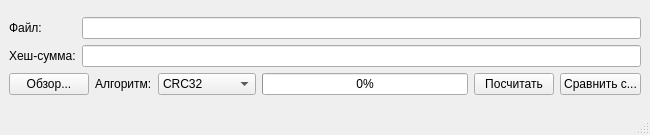
<?xml version="1.0" encoding="UTF-8"?>
<ui version="4.0">
 <class>MainWindow</class>
 <widget class="QMainWindow" name="MainWindow">
  <property name="geometry">
   <rect>
    <x>0</x>
    <y>0</y>
    <width>650</width>
    <height>135</height>
   </rect>
  </property>
  <property name="sizePolicy">
   <sizepolicy hsizetype="Fixed" vsizetype="Fixed">
    <horstretch>0</horstretch>
    <verstretch>0</verstretch>
   </sizepolicy>
  </property>
  <property name="minimumSize">
   <size>
    <width>650</width>
    <height>135</height>
   </size>
  </property>
  <property name="maximumSize">
   <size>
    <width>650</width>
    <height>135</height>
   </size>
  </property>
  <property name="windowTitle">
   <string>MainWindow</string>
  </property>
  <widget class="QWidget" name="centralwidget">
   <layout class="QGridLayout" name="gridLayout_2">
    <item row="0" column="0">
     <layout class="QGridLayout" name="gridLayout">
      <item row="0" column="0">
       <widget class="QLabel" name="label">
        <property name="text">
         <string>Файл:</string>
        </property>
       </widget>
      </item>
      <item row="1" column="0">
       <widget class="QLabel" name="label_2">
        <property name="text">
         <string>Хеш-сумма:</string>
        </property>
       </widget>
      </item>
      <item row="2" column="0" colspan="2">
       <widget class="QPushButton" name="browseButton">
        <property name="text">
         <string>Обзор...</string>
        </property>
       </widget>
      </item>
      <item row="2" column="2">
       <widget class="QLabel" name="label_3">
        <property name="text">
         <string>Алгоритм:</string>
        </property>
       </widget>
      </item>
      <item row="2" column="3">
       <widget class="QComboBox" name="comboBox">
        <item>
         <property name="text">
          <string>CRC32</string>
         </property>
        </item>
        <item>
         <property name="text">
          <string>MD5</string>
         </property>
        </item>
        <item>
         <property name="text">
          <string>SHA1</string>
         </property>
        </item>
        <item>
         <property name="text">
          <string>SHA256</string>
         </property>
        </item>
        <item>
         <property name="text">
          <string>SHA512</string>
         </property>
        </item>
        <item>
         <property name="text">
          <string>Keccak_256</string>
         </property>
        </item>
        <item>
         <property name="text">
          <string>Keccak_512</string>
         </property>
        </item>
       </widget>
      </item>
      <item row="2" column="4">
       <widget class="QProgressBar" name="progressBar">
        <property name="value">
         <number>0</number>
        </property>
       </widget>
      </item>
      <item row="2" column="5">
       <widget class="QPushButton" name="calcButton">
        <property name="text">
         <string>Посчитать</string>
        </property>
       </widget>
      </item>
      <item row="2" column="6">
       <widget class="QPushButton" name="compareButton">
        <property name="text">
         <string>Сравнить с...</string>
        </property>
       </widget>
      </item>
      <item row="0" column="1" colspan="6">
       <widget class="QLineEdit" name="fileName"/>
      </item>
      <item row="1" column="1" colspan="6">
       <widget class="QLineEdit" name="checksum"/>
      </item>
     </layout>
    </item>
   </layout>
  </widget>
  <widget class="QMenuBar" name="menubar">
   <property name="geometry">
    <rect>
     <x>0</x>
     <y>0</y>
     <width>650</width>
     <height>21</height>
    </rect>
   </property>
  </widget>
  <widget class="QStatusBar" name="statusbar"/>
 </widget>
 <resources/>
 <connections/>
</ui>
